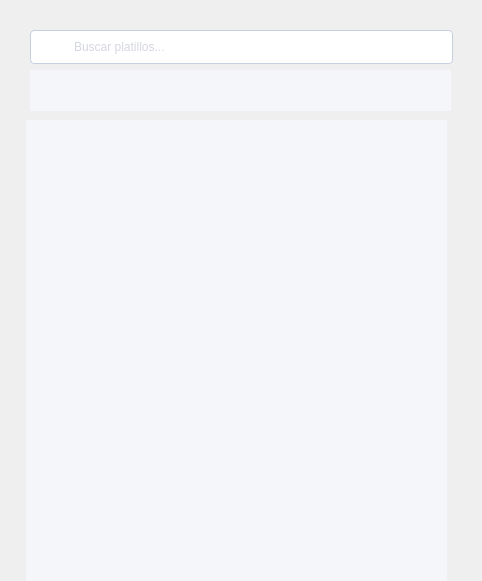
<?xml version="1.0" encoding="UTF-8"?>
<ui version="4.0">
 <class>MenuPlatillos</class>
 <widget class="QWidget" name="MenuPlatillos">
  <property name="geometry">
   <rect>
    <x>0</x>
    <y>0</y>
    <width>482</width>
    <height>581</height>
   </rect>
  </property>
  <property name="maximumSize">
   <size>
    <width>482</width>
    <height>581</height>
   </size>
  </property>
  <property name="windowTitle">
   <string>Form</string>
  </property>
  <widget class="QLineEdit" name="buscador">
   <property name="geometry">
    <rect>
     <x>30</x>
     <y>30</y>
     <width>423</width>
     <height>34</height>
    </rect>
   </property>
   <property name="focusPolicy">
    <enum>Qt::ClickFocus</enum>
   </property>
   <property name="styleSheet">
    <string notr="true">background: #FFFFFF;
padding-left: 41px;

border: 1px solid #C8CFE1;
border-radius: 4px;

color: #A9AFC2;</string>
   </property>
   <property name="text">
    <string/>
   </property>
   <property name="placeholderText">
    <string>Buscar platillos...</string>
   </property>
  </widget>
  <widget class="QLabel" name="label">
   <property name="geometry">
    <rect>
     <x>41</x>
     <y>33</y>
     <width>16</width>
     <height>29</height>
    </rect>
   </property>
   <property name="text">
    <string/>
   </property>
   <property name="pixmap">
    <pixmap resource="../Resources.qrc">:/Img/lupa.png</pixmap>
   </property>
  </widget>
  <widget class="QScrollArea" name="scroll_platillos">
   <property name="geometry">
    <rect>
     <x>26</x>
     <y>120</y>
     <width>421</width>
     <height>461</height>
    </rect>
   </property>
   <property name="styleSheet">
    <string notr="true">#scroll_platillos{
background: #F5F6FA;
border: none
}</string>
   </property>
   <property name="widgetResizable">
    <bool>true</bool>
   </property>
   <widget class="QWidget" name="content_platillos">
    <property name="geometry">
     <rect>
      <x>0</x>
      <y>0</y>
      <width>421</width>
      <height>461</height>
     </rect>
    </property>
    <property name="styleSheet">
     <string notr="true">#content_platillos{
background: #F5F6FA;
}</string>
    </property>
    <layout class="QGridLayout" name="gridLayout_2">
     <property name="leftMargin">
      <number>0</number>
     </property>
     <property name="topMargin">
      <number>0</number>
     </property>
     <property name="rightMargin">
      <number>0</number>
     </property>
     <property name="bottomMargin">
      <number>10</number>
     </property>
     <item row="0" column="0">
      <widget class="QWidget" name="platillo_grid" native="true">
       <layout class="QGridLayout" name="grid_platillos">
        <property name="sizeConstraint">
         <enum>QLayout::SetDefaultConstraint</enum>
        </property>
        <property name="leftMargin">
         <number>0</number>
        </property>
        <property name="topMargin">
         <number>0</number>
        </property>
        <property name="rightMargin">
         <number>0</number>
        </property>
        <property name="bottomMargin">
         <number>0</number>
        </property>
        <property name="horizontalSpacing">
         <number>5</number>
        </property>
       </layout>
      </widget>
     </item>
     <item row="1" column="0">
      <spacer name="verticalSpacer">
       <property name="orientation">
        <enum>Qt::Vertical</enum>
       </property>
       <property name="sizeHint" stdset="0">
        <size>
         <width>20</width>
         <height>40</height>
        </size>
       </property>
      </spacer>
     </item>
    </layout>
   </widget>
  </widget>
  <widget class="QScrollArea" name="menu">
   <property name="geometry">
    <rect>
     <x>30</x>
     <y>70</y>
     <width>421</width>
     <height>41</height>
    </rect>
   </property>
   <property name="styleSheet">
    <string notr="true">#menu{
border: none;
	background: #F5F6FA;
}</string>
   </property>
   <property name="widgetResizable">
    <bool>true</bool>
   </property>
   <widget class="QWidget" name="menu_contents">
    <property name="geometry">
     <rect>
      <x>0</x>
      <y>0</y>
      <width>421</width>
      <height>41</height>
     </rect>
    </property>
    <property name="styleSheet">
     <string notr="true">#menu_contents{
border: none;
	background: #F5F6FA;
}</string>
    </property>
    <layout class="QGridLayout" name="gridLayout">
     <property name="leftMargin">
      <number>0</number>
     </property>
     <property name="topMargin">
      <number>0</number>
     </property>
     <property name="rightMargin">
      <number>0</number>
     </property>
     <property name="bottomMargin">
      <number>0</number>
     </property>
     <item row="0" column="0">
      <layout class="QHBoxLayout" name="menu_layout">
       <property name="spacing">
        <number>0</number>
       </property>
       <item>
        <widget class="MenuButton" name="btnTest" native="true"/>
       </item>
      </layout>
     </item>
    </layout>
   </widget>
  </widget>
 </widget>
 <customwidgets>
  <customwidget>
   <class>MenuButton</class>
   <extends>QWidget</extends>
   <header location="global">components-mesero/menubutton.h</header>
   <container>1</container>
  </customwidget>
 </customwidgets>
 <tabstops>
  <tabstop>menu</tabstop>
  <tabstop>scroll_platillos</tabstop>
  <tabstop>buscador</tabstop>
 </tabstops>
 <resources>
  <include location="../Resources.qrc"/>
 </resources>
 <connections/>
</ui>
